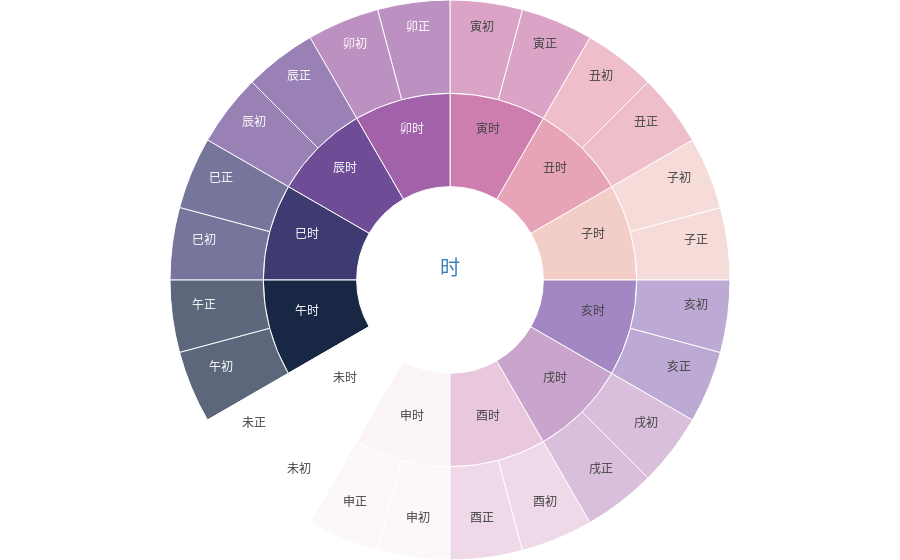

Here is the notebook cell this chart was saved with:
### Code cell
import plotly
import plotly.graph_objs as go

plotly.offline.init_notebook_mode(connected=True)

trace = go.Sunburst(
    labels = [
    '时', 
    '子时', '子正', '子初',
    '丑时', '丑正', '丑初', 
    '寅时', '寅正', '寅初', 
    '卯时', '卯正', '卯初',
    '辰时', '辰正', '辰初', 
    '巳时', '巳正', '巳初', 
    '午时', '午正', '午初',
    '未时', '未正', '未初', 
    '申时', '申正', '申初', 
    '酉时', '酉正', '酉初',
    '戌时', '戌正', '戌初', 
    '亥时', '亥正', '亥初'
    ], 
  parents = [
    "",
    '时', '子时', '子时',
    '时', '丑时', '丑时',
    '时', '寅时', '寅时',
    '时', '卯时', '卯时',
    '时', '辰时', '辰时',
    '时', '巳时', '巳时',
    '时', '午时', '午时',
    '时', '未时', '未时',
    '时', '申时', '申时',
    '时', '酉时', '酉时',
    '时', '戌时', '戌时',
    '时', '亥时', '亥时'
  ],
  values = [
    24,
    2, 1, 1,
    2, 1, 1,
    2, 1, 1,
    2, 1, 1,
    2, 1, 1,
    2, 1, 1,
    2, 1, 1,
    2, 1, 1,
    2, 1, 1,
    2, 1, 1,
    2, 1, 1,
    2, 1, 1
  ],
    outsidetextfont = {"size": 20, "color": "#377eb8"},
    marker = {"line": {"width": 1}},
    branchvalues='total',
    text = [' '] * 37,
    hoverinfo = 'text'
)

layout = go.Layout(
    margin = go.layout.Margin(t=0, l=0, r=0, b=0),
    sunburstcolorway = ['#f3cec9', '#e7a4b6', '#cd7eaf', '#a262a9', '#6f4d96', '#3d3b72', '#182844']
)


plotly.offline.iplot({
    "data": [trace],
    "layout": layout
})

### Figure 1 — Plotly figure (JSON) as saved in the notebook; plotly's stock layout.template omitted (floating-point values rounded to 4 significant figures)
{"data": [{"branchvalues": "total", "hoverinfo": "text", "labels": ["时", "子时", "子正", "子初", "丑时", "丑正", "丑初", "寅时", "寅正", "寅初", "卯时", "卯正", "卯初", "辰时", "辰正", "辰初", "巳时", "巳正", "巳初", "午时", "午正", "午初", "未时", "未正", "未初", "申时", "申正", "申初", "酉时", "酉正", "酉初", "戌时", "戌正", "戌初", "亥时", "亥正", "亥初"], "marker": {"line": {"width": 1}}, "outsidetextfont": {"color": "#377eb8", "size": 20}, "parents": ["", "时", "子时", "子时", "时", "丑时", "丑时", "时", "寅时", "寅时", "时", "卯时", "卯时", "时", "辰时", "辰时", "时", "巳时", "巳时", "时", "午时", "午时", "时", "未时", "未时", "时", "申时", "申时", "时", "酉时", "酉时", "时", "戌时", "戌时", "时", "亥时", "亥时"], "text": [" ", " ", " ", " ", " ", " ", " ", " ", " ", " ", " ", " ", " ", " ", " ", " ", " ", " ", " ", " ", " ", " ", " ", " ", " ", " ", " ", " ", " ", " ", " ", " ", " ", " ", " ", " ", " "], "type": "sunburst", "uid": "4544ad36-b131-42ce-9a04-0f2919512580", "values": [24, 2, 1, 1, 2, 1, 1, 2, 1, 1, 2, 1, 1, 2, 1, 1, 2, 1, 1, 2, 1, 1, 2, 1, 1, 2, 1, 1, 2, 1, 1, 2, 1, 1, 2, 1, 1]}], "layout": {"margin": {"b": 0, "l": 0, "r": 0, "t": 0}, "sunburstcolorway": ["#f3cec9", "#e7a4b6", "#cd7eaf", "#a262a9", "#6f4d96", "#3d3b72", "#182844"]}}
